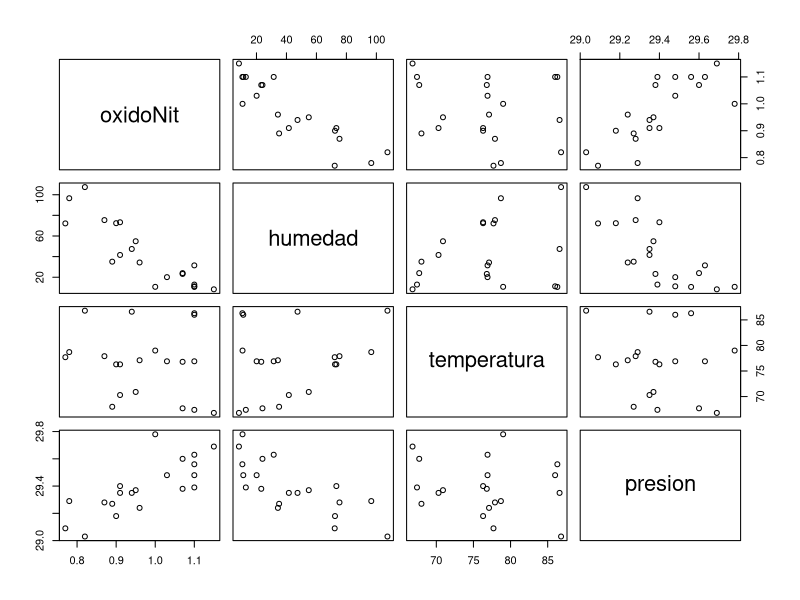
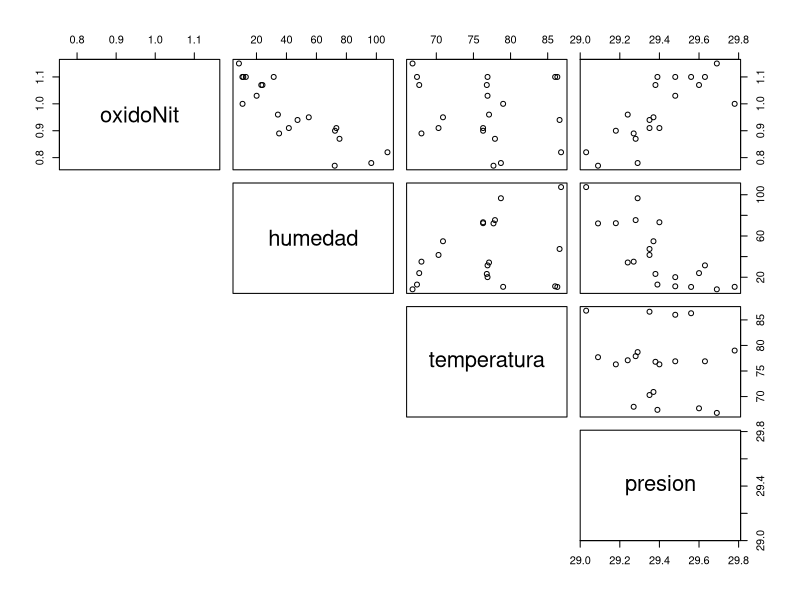
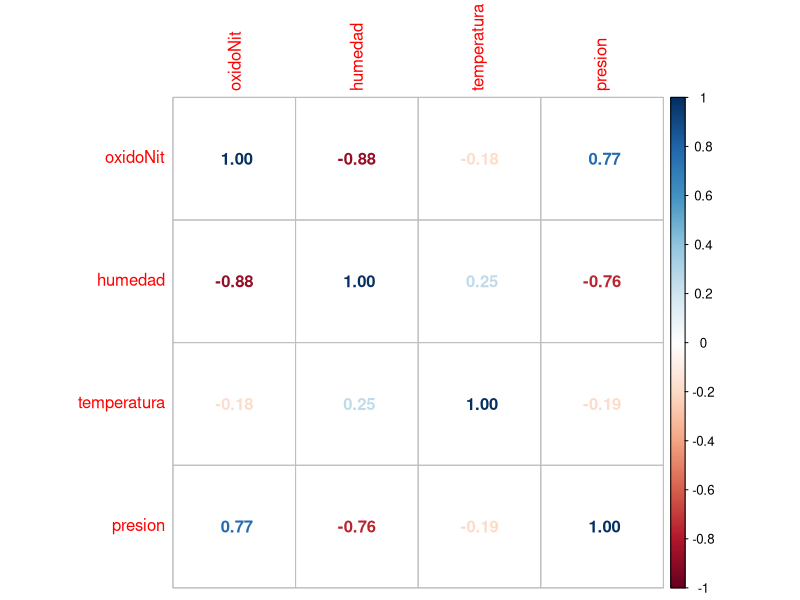

These charts were generated, in order, by the following R code:
library(readr)
# install.packages("corrplot") # Nuevo
library(corrplot) # Para correlación
library(caret)  # Para dividir conjunto de datos
# install.packages("MASS") # NUEVO
library(MASS)

oxidoNit <- c(0.90, 0.91, 0.96, 0.89, 1.00, 1.10, 1.15, 1.03, 0.77, 1.07, 1.07, 0.94, 1.10, 1.10, 1.10, 0.91, 0.87, 0.78, 0.82, 0.95)
humedad <- c(72.4, 41.6, 34.3, 35.1, 10.7, 12.9, 8.3, 20.1, 72.2, 24.0, 23.2, 47.4, 31.5, 10.6, 11.2, 73.3, 75.4, 96.6, 107.4, 54.9)
temperatura <- c(76.3, 70.3, 77.1, 68.0, 79.0, 67.4, 66.8, 76.9, 77.7, 67.7, 76.8, 86.6, 76.9, 86.3, 86.0, 76.3, 77.9, 78.7, 86.8, 70.9)
presion <- c(29.18, 29.35, 29.24, 29.27, 29.78, 29.39, 29.69, 29.48, 29.09, 29.60, 29.38, 29.35, 29.63, 29.56, 29.48, 29.40, 29.28, 29.29, 29.03, 29.37)

length(oxidoNit)
length(temperatura)
length(humedad)
length(presion)


datos <- data.frame(oxidoNit, humedad, temperatura, presion)
datos

summary(datos)

str(datos)

plot(datos)

cor(x=datos, method = "pearson")

pairs(x=datos, lower.panel = NULL)

corrplot(corr = cor(x=datos, method = "pearson"), method = "number")

modelo <- lm(oxidoNit ~ ., data = datos)
modelo

modelo2 <- lm(oxidoNit ~ humedad+temperatura+presion, data = datos)
modelo2

# cuanto sera el valor de oxido nitroso cuando 
# humedad = 80    50
# temperatura = 50    76
# presion = 30    29.30


h = 50
t = 76
p = 29.30
nuevodato <- data.frame(humedad = h, temperatura = t, presion = p)
nuevodato

y.predict <- predict(modelo, nuevodato)
y.predict

y.predict <- predict(modelo, nuevodato, interval = "confidence")
y.predict

y.predict <- predict(modelo, nuevodato, interval = "predict")
y.predict

# Es lo mismo si usamos los coeficientes

y.predict2 <- modelo$coefficients[1] + modelo$coefficients[2] * h + modelo$coefficients[3] * t + modelo$coefficients[4] * p  
y.predict2

summary(modelo)


modelo3 <- lm(oxidoNit ~ humedad+temperatura+presion, data = datos)
modelo3
h = 800
t = 50
p = 30
nuevodato3 <- data.frame(humedad = h, temperatura = t, presion = p)
nuevodato3
y.predict3 <- modelo3$coefficients[1] + modelo3$coefficients[2] * h + modelo3$coefficients[3] * t + modelo3$coefficients[4] * p  
y.predict3

summary(modelo3)
